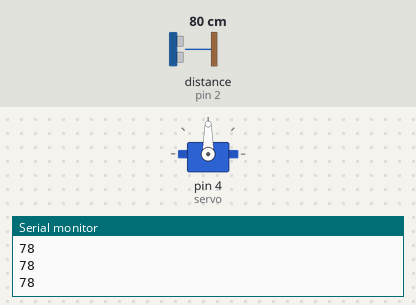
Bench run of a sketch on a simulated Arduino Uno, built with avr-gcc and run on an emulated ATmega328P. Parts: servo, the last lines printed to the serial monitor. Wiring (inferred from the names in the program): ultrasonic range finder: trigger pin 3; echo pin 2. The inputs (shaded band) are chosen by the test bench; at power-on: distance to the obstacle (sensor on pin 2) 80 cm. The echo pulse lasts 58.3 µs per cm.

Above: at 1.2 s.
1.3 s: distance to the obstacle (sensor on pin 2) set to 9 cm
3.0 s: distance to the obstacle (sensor on pin 2) set to 6 cm
At 5.9 s:
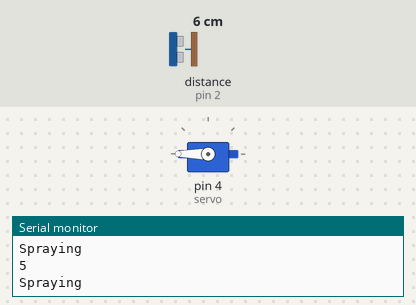
6.0 s: distance to the obstacle (sensor on pin 2) set to 18 cm
At 6.9 s:
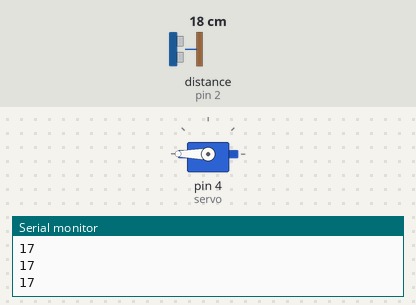
7.5 s: distance to the obstacle (sensor on pin 2) set to 2 cm
At 8.16 s:
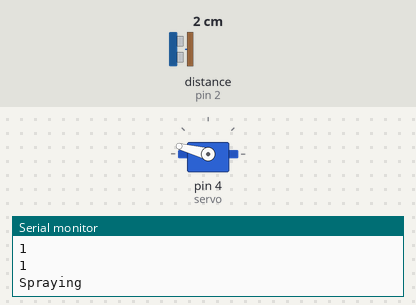
Timing chart, 0 to 11.5 s (numbered marks = the images above; inputs shaded):
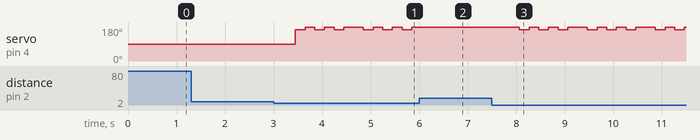

Measured:
- the behaviour switches between 8 and 7 cm on distance to the obstacle (sensor on pin 2) (found by bisection; images 0 and 1)
- after the input at 3.0 s, servo on pin 4 (servo): 90° → 165° after 0.45 s, → 180° 0.20 s later, → 165° 0.20 s later, → 180° 0.20 s later, … (12 changes in this stretch)
- after the input at 6.0 s, servo on pin 4 (servo): stops changing and stays 180°
- after the input at 7.5 s, servo on pin 4 (servo): 180° → 165° after 0.57 s, then repeats every 1.4 s: 2 × (180° 0.20 s, 165° 0.20 s), 180° 0.40 s, 165° 0.20 s

The sketch:

Project_antis.ino
```cpp
#include <Servo.h>
Servo servo;

const int trigPin = 3;
const int echoPin = 2;

long duration;
int distance;
int distance2;

void setup(void) {
  Serial.begin(9600);
  servo.attach(4);

  pinMode(trigPin, OUTPUT);
  pinMode(echoPin, INPUT);
}

void loop() {
sensor_function();
 Serial.println(distance);// Trouble shooting
 delay(200);

  if(distance <= 6) {
    if(distance == distance2){
      Serial.println("Spraying");

      servo.write(165);
      delay(200);

      servo.write(215);
      delay(200);

      servo.write(165);
      delay(200);

      servo.write(215);
      delay(200);

      servo.write(165);
      delay(200);

      servo.write(215);
      delay(200);
    }
  }
  distance2 = distance;
}

void sensor_function() {
  // Untuk mereset posisi Servo
  digitalWrite(trigPin, LOW);
  delayMicroseconds(2);
  digitalWrite(trigPin, HIGH);
  delayMicroseconds(10);
  digitalWrite(trigPin, LOW);

  duration = pulseIn(echoPin, HIGH);
  distance = duration * 0.034 / 2; // Speed of sound wave divided by 2 (go and back)
}
```
